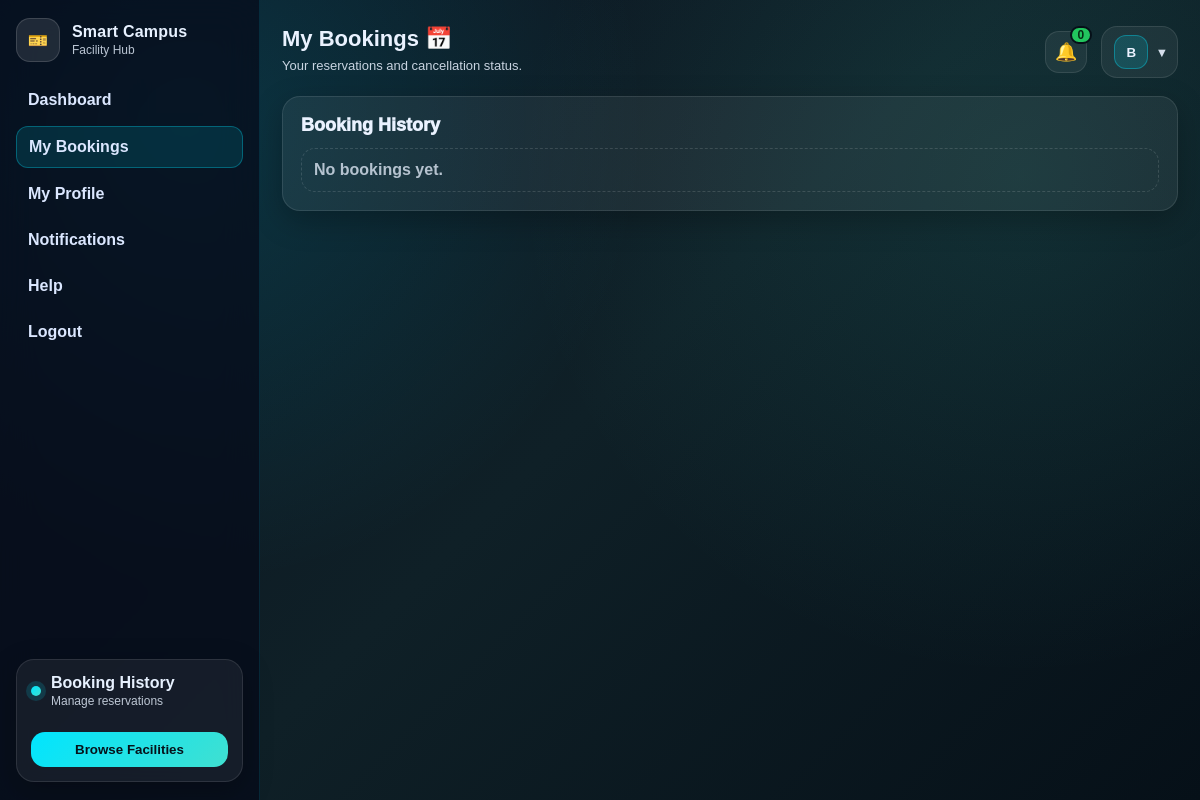
/bookings (signed in), run on an earlier commit of the app's database.
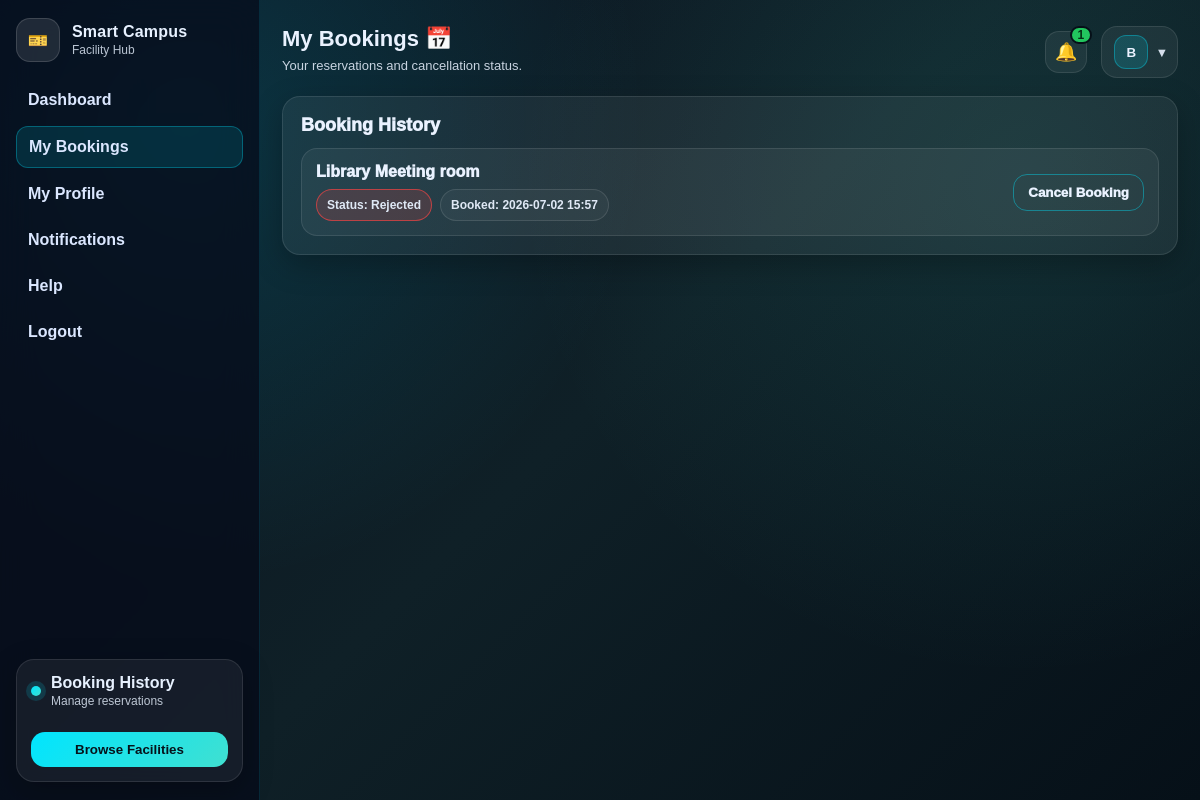
And on a later commit of the database.
### tables this page shows
CREATE TABLE bookings (
        id INTEGER PRIMARY KEY AUTOINCREMENT,
        user_id INTEGER,
        facility_id INTEGER,
        date TEXT,
        time TEXT,
        status TEXT,
        is_approved INTEGER DEFAULT 0
    , facility_title TEXT, created_at TEXT DEFAULT (datetime('now')));

CREATE TABLE facilities (
        id INTEGER PRIMARY KEY AUTOINCREMENT,
        name TEXT,
        location TEXT,
        description TEXT,
        image_filenames TEXT DEFAULT ''
    , category TEXT DEFAULT 'others', capacity INTEGER DEFAULT 0, view_360_filename TEXT DEFAULT '');

### app.py (the view)
@app.route('/bookings')
def my_bookings():
    guard = require_student()
    if guard: return guard
    conn = get_db()
    user_id = session.get('user_id')
    rows = conn.execute("""
        SELECT b.id, f.name AS facility_title, b.date, b.time, b.status, b.is_approved
        FROM bookings b
        JOIN facilities f ON b.facility_id = f.id
        WHERE b.user_id = ?
        ORDER BY b.id DESC
    """, (user_id,)).fetchall()
    notif_count = conn.execute(
        "SELECT COUNT(*) as cnt FROM booking_notifications WHERE user_id=? AND is_sent=0",
        (user_id,)
    ).fetchone()["cnt"]
    conn.close()
    bookings = [dict(r) | {'created_at': f"{r['date']} {r['time']}"} for r in rows]
    return render_template('smart_hub_bookings.html', name=session.get('user_name', 'User'), bookings=bookings, notification_count=notif_count)

### app.py (called while the page is built)
def get_db():
    conn = sqlite3.connect("database.db")
    conn.row_factory = sqlite3.Row
    return conn

def require_student():
    if "user_id" not in session:
        flash("Please log in to continue.")
        return redirect('/login')
    if session.get("role") == "admin":
        session.clear()
        session.modified = True
        flash("Access denied. Please log in as a student.")
        return redirect('/login')
    return None

### smart-hub/templates/smart_hub_bookings.html (shortened to what the changed rows need)
<!DOCTYPE html>
<html lang="en">
<head>
  <link rel="stylesheet" href="{{ url_for('static', filename='hub.css') }}">
</head>
<body class="dashboard-page">
  <main class="main">
    <header class="topbar">
      <div class="top-actions">
        <div class="bell-wrap">
          <a href="/notifications" class="icon-btn" aria-label="Notifications" style="text-decoration:none; display:flex; align-items:center; justify-content:center;">
            <span class="icon">🔔</span>
            <span class="badge">{{ notification_count if notification_count is not none else 0 }}</span>
          </a>
        </div>
      </div>
    </header>
    <section class="profile-layout" style="margin-top:10px;">
      <section class="profile-card" style="flex:1; min-width:360px;">
        <h2 class="profile-title">Booking History</h2>
        <div class="bookings-list">
          {% if bookings %}
            {% for b in bookings %}
              <div class="booking-item">
                <div class="booking-left">
                  <div class="booking-title">{{ b.facility_title }}</div>
                  <div class="booking-meta">
                    {% if b.status == 'approved' %}
                      <span class="booking-chip" style="border-color:rgba(34,197,94,0.7); background:rgba(34,197,94,0.18);">Status: <b>Approved</b></span>
                    {% elif b.status == 'rejected' %}
                      <span class="booking-chip" style="border-color:rgba(239,68,68,0.75); background:rgba(239,68,68,0.18);">Status: <b>Rejected</b></span>
                    {% elif b.status == 'canceled' %}
                      <span class="booking-chip" style="border-color:rgba(148,163,184,0.7); background:rgba(148,163,184,0.18);">Status: <b>Canceled</b></span>
                    {% else %}
                      <span class="booking-chip">Status: <b>{{ b.status }}</b></span>
                    {% endif %}
                    <span class="booking-chip">Booked: <b>{{ b.created_at }}</b></span>
                  </div>
                </div>
                <div class="booking-right">
                  {% if b.status != 'canceled' %}
                    <form method="POST" action="/booking/cancel/{{ b.id }}" onsubmit="return confirm('Cancel this booking?')">
                      <button class="btn btn-outline btn-cancel" type="submit">Cancel Booking</button>
                    </form>
                  {% else %}
                    <button class="btn btn-outline btn-cancel" type="button" disabled style="opacity:0.55; cursor:not-allowed;">Canceled</button>
                  {% endif %}
                </div>
              </div>
            {% endfor %}
          {% else %}
            <div class="empty">No bookings yet.</div>
          {% endif %}
        </div>
      </section>
    </section>
  </main>
</body>
</html>

What changed in the data, as far as the page shows it:
added bookings: facility_title "Library Meeting room", shows "Status:", status "Rejected", created_at "2026-07-02 15:57"
Also different on the page:
{{ notification_count if notification_count is not none else 0 }}: "0" → "1"
text no longer shown: "No bookings yet."
